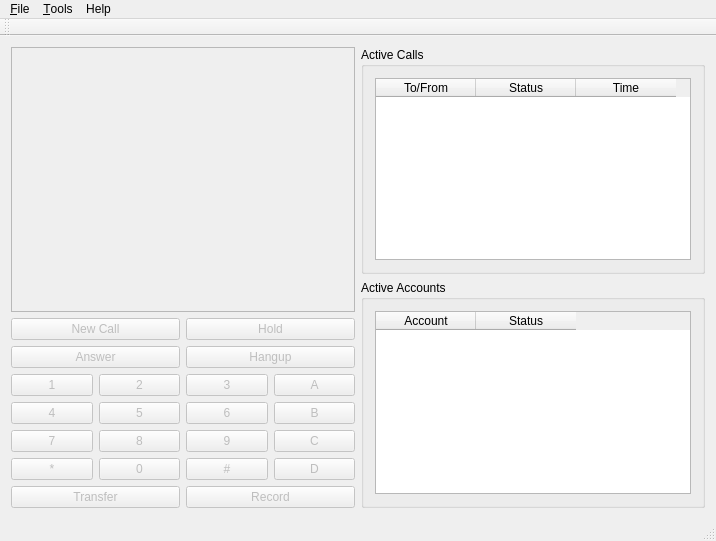
<?xml version="1.0" encoding="UTF-8"?>
<ui version="4.0">
 <class>MainWindow</class>
 <widget class="QMainWindow" name="MainWindow">
  <property name="geometry">
   <rect>
    <x>0</x>
    <y>0</y>
    <width>716</width>
    <height>541</height>
   </rect>
  </property>
  <property name="windowTitle">
   <string>FSComm - A FreeSWITCH Communicator</string>
  </property>
  <widget class="QWidget" name="centralWidget">
   <layout class="QHBoxLayout" name="horizontalLayout_5">
    <item>
     <layout class="QVBoxLayout" name="verticalLayout_3">
      <item>
       <layout class="QVBoxLayout" name="verticalLayout_2">
        <item>
         <widget class="QTextEdit" name="textEdit">
          <property name="enabled">
           <bool>false</bool>
          </property>
          <property name="readOnly">
           <bool>true</bool>
          </property>
         </widget>
        </item>
        <item>
         <layout class="QHBoxLayout" name="horizontalLayout">
          <item>
           <widget class="QPushButton" name="newCallBtn">
            <property name="enabled">
             <bool>false</bool>
            </property>
            <property name="text">
             <string>New Call</string>
            </property>
           </widget>
          </item>
          <item>
           <widget class="QPushButton" name="btnHold">
            <property name="enabled">
             <bool>false</bool>
            </property>
            <property name="text">
             <string>Hold</string>
            </property>
            <property name="checkable">
             <bool>true</bool>
            </property>
            <property name="checked">
             <bool>false</bool>
            </property>
           </widget>
          </item>
         </layout>
        </item>
        <item>
         <layout class="QGridLayout" name="gridLayout_2">
          <item row="0" column="0">
           <widget class="QPushButton" name="answerBtn">
            <property name="enabled">
             <bool>false</bool>
            </property>
            <property name="text">
             <string>Answer</string>
            </property>
           </widget>
          </item>
          <item row="0" column="1">
           <widget class="QPushButton" name="hangupBtn">
            <property name="enabled">
             <bool>false</bool>
            </property>
            <property name="text">
             <string>Hangup</string>
            </property>
           </widget>
          </item>
         </layout>
        </item>
        <item>
         <layout class="QGridLayout" name="gridLayout">
          <item row="0" column="0">
           <widget class="QPushButton" name="dtmf1Btn">
            <property name="enabled">
             <bool>false</bool>
            </property>
            <property name="text">
             <string>1</string>
            </property>
           </widget>
          </item>
          <item row="0" column="1">
           <widget class="QPushButton" name="dtmf2Btn">
            <property name="enabled">
             <bool>false</bool>
            </property>
            <property name="text">
             <string>2</string>
            </property>
           </widget>
          </item>
          <item row="0" column="2">
           <widget class="QPushButton" name="dtmf3Btn">
            <property name="enabled">
             <bool>false</bool>
            </property>
            <property name="text">
             <string>3</string>
            </property>
           </widget>
          </item>
          <item row="1" column="0">
           <widget class="QPushButton" name="dtmf4Btn">
            <property name="enabled">
             <bool>false</bool>
            </property>
            <property name="text">
             <string>4</string>
            </property>
           </widget>
          </item>
          <item row="1" column="1">
           <widget class="QPushButton" name="dtmf5Btn">
            <property name="enabled">
             <bool>false</bool>
            </property>
            <property name="text">
             <string>5</string>
            </property>
           </widget>
          </item>
          <item row="1" column="2">
           <widget class="QPushButton" name="dtmf6Btn">
            <property name="enabled">
             <bool>false</bool>
            </property>
            <property name="text">
             <string>6</string>
            </property>
           </widget>
          </item>
          <item row="2" column="0">
           <widget class="QPushButton" name="dtmf7Btn">
            <property name="enabled">
             <bool>false</bool>
            </property>
            <property name="text">
             <string>7</string>
            </property>
           </widget>
          </item>
          <item row="2" column="1">
           <widget class="QPushButton" name="dtmf8Btn">
            <property name="enabled">
             <bool>false</bool>
            </property>
            <property name="text">
             <string>8</string>
            </property>
           </widget>
          </item>
          <item row="2" column="2">
           <widget class="QPushButton" name="dtmf9Btn">
            <property name="enabled">
             <bool>false</bool>
            </property>
            <property name="text">
             <string>9</string>
            </property>
           </widget>
          </item>
          <item row="3" column="0">
           <widget class="QPushButton" name="dtmfAstBtn">
            <property name="enabled">
             <bool>false</bool>
            </property>
            <property name="text">
             <string>*</string>
            </property>
           </widget>
          </item>
          <item row="3" column="1">
           <widget class="QPushButton" name="dtmf0Btn">
            <property name="enabled">
             <bool>false</bool>
            </property>
            <property name="text">
             <string>0</string>
            </property>
           </widget>
          </item>
          <item row="3" column="2">
           <widget class="QPushButton" name="dtmfPoundBtn">
            <property name="enabled">
             <bool>false</bool>
            </property>
            <property name="text">
             <string>#</string>
            </property>
           </widget>
          </item>
          <item row="0" column="3">
           <widget class="QPushButton" name="dtmfABtn">
            <property name="enabled">
             <bool>false</bool>
            </property>
            <property name="text">
             <string>A</string>
            </property>
           </widget>
          </item>
          <item row="1" column="3">
           <widget class="QPushButton" name="dtmfBBtn">
            <property name="enabled">
             <bool>false</bool>
            </property>
            <property name="text">
             <string>B</string>
            </property>
           </widget>
          </item>
          <item row="3" column="3">
           <widget class="QPushButton" name="dtmfDBtn">
            <property name="enabled">
             <bool>false</bool>
            </property>
            <property name="text">
             <string>D</string>
            </property>
           </widget>
          </item>
          <item row="2" column="3">
           <widget class="QPushButton" name="dtmfCBtn">
            <property name="enabled">
             <bool>false</bool>
            </property>
            <property name="text">
             <string>C</string>
            </property>
           </widget>
          </item>
         </layout>
        </item>
       </layout>
      </item>
      <item>
       <layout class="QHBoxLayout" name="horizontalLayout_4">
        <item>
         <widget class="QPushButton" name="btnTransfer">
          <property name="enabled">
           <bool>false</bool>
          </property>
          <property name="text">
           <string>Transfer</string>
          </property>
         </widget>
        </item>
        <item>
         <widget class="QPushButton" name="recoredCallBtn">
          <property name="enabled">
           <bool>false</bool>
          </property>
          <property name="text">
           <string>Record</string>
          </property>
         </widget>
        </item>
       </layout>
      </item>
     </layout>
    </item>
    <item>
     <layout class="QVBoxLayout" name="verticalLayout">
      <item>
       <widget class="QGroupBox" name="groupBox">
        <property name="title">
         <string>Active Calls</string>
        </property>
        <layout class="QHBoxLayout" name="horizontalLayout_3">
         <item>
          <widget class="QTableWidget" name="tableCalls">
           <property name="editTriggers">
            <set>QAbstractItemView::NoEditTriggers</set>
           </property>
           <property name="selectionMode">
            <enum>QAbstractItemView::SingleSelection</enum>
           </property>
           <property name="selectionBehavior">
            <enum>QAbstractItemView::SelectRows</enum>
           </property>
           <property name="showGrid">
            <bool>false</bool>
           </property>
           <column>
            <property name="text">
             <string>To/From</string>
            </property>
           </column>
           <column>
            <property name="text">
             <string>Status</string>
            </property>
           </column>
           <column>
            <property name="text">
             <string>Time</string>
            </property>
           </column>
          </widget>
         </item>
        </layout>
       </widget>
      </item>
      <item>
       <widget class="QGroupBox" name="groupBox_2">
        <property name="title">
         <string>Active Accounts</string>
        </property>
        <layout class="QHBoxLayout" name="horizontalLayout_2">
         <item>
          <widget class="QTableWidget" name="tableAccounts">
           <property name="contextMenuPolicy">
            <enum>Qt::ActionsContextMenu</enum>
           </property>
           <property name="editTriggers">
            <set>QAbstractItemView::NoEditTriggers</set>
           </property>
           <property name="alternatingRowColors">
            <bool>false</bool>
           </property>
           <property name="selectionMode">
            <enum>QAbstractItemView::SingleSelection</enum>
           </property>
           <property name="selectionBehavior">
            <enum>QAbstractItemView::SelectRows</enum>
           </property>
           <property name="showGrid">
            <bool>false</bool>
           </property>
           <property name="cornerButtonEnabled">
            <bool>true</bool>
           </property>
           <property name="rowCount">
            <number>0</number>
           </property>
           <attribute name="horizontalHeaderVisible">
            <bool>true</bool>
           </attribute>
           <attribute name="horizontalHeaderCascadingSectionResizes">
            <bool>false</bool>
           </attribute>
           <attribute name="verticalHeaderVisible">
            <bool>false</bool>
           </attribute>
           <attribute name="verticalHeaderHighlightSections">
            <bool>false</bool>
           </attribute>
           <column>
            <property name="text">
             <string>Account</string>
            </property>
           </column>
           <column>
            <property name="text">
             <string>Status</string>
            </property>
           </column>
          </widget>
         </item>
        </layout>
       </widget>
      </item>
     </layout>
    </item>
   </layout>
  </widget>
  <widget class="QMenuBar" name="menuBar">
   <property name="geometry">
    <rect>
     <x>0</x>
     <y>0</y>
     <width>716</width>
     <height>24</height>
    </rect>
   </property>
   <widget class="QMenu" name="menu_File">
    <property name="title">
     <string>&amp;File</string>
    </property>
    <addaction name="action_Preferences"/>
    <addaction name="separator"/>
    <addaction name="action_Exit"/>
   </widget>
   <widget class="QMenu" name="menuHelp">
    <property name="title">
     <string>Help</string>
    </property>
    <addaction name="actionAbout"/>
   </widget>
   <widget class="QMenu" name="menuTools">
    <property name="title">
     <string>&amp;Tools</string>
    </property>
    <widget class="QMenu" name="menuDebug">
     <property name="title">
      <string>&amp;Debug</string>
     </property>
     <addaction name="actionConsole"/>
     <addaction name="actionEvents"/>
    </widget>
    <addaction name="menuDebug"/>
   </widget>
   <addaction name="menu_File"/>
   <addaction name="menuTools"/>
   <addaction name="menuHelp"/>
  </widget>
  <widget class="QToolBar" name="mainToolBar">
   <attribute name="toolBarArea">
    <enum>TopToolBarArea</enum>
   </attribute>
   <attribute name="toolBarBreak">
    <bool>false</bool>
   </attribute>
  </widget>
  <widget class="QStatusBar" name="statusBar"/>
  <action name="action_Preferences">
   <property name="text">
    <string>&amp;Preferences</string>
   </property>
  </action>
  <action name="action_Exit">
   <property name="text">
    <string>&amp;Exit</string>
   </property>
  </action>
  <action name="actionAbout">
   <property name="text">
    <string>About</string>
   </property>
  </action>
  <action name="actionSetDefaultAccount">
   <property name="text">
    <string>Set Default Account</string>
   </property>
   <property name="toolTip">
    <string>Set the default account for dialing out.</string>
   </property>
  </action>
  <action name="actionConsole">
   <property name="text">
    <string>Console</string>
   </property>
  </action>
  <action name="actionEvents">
   <property name="text">
    <string>Events</string>
   </property>
  </action>
 </widget>
 <layoutdefault spacing="6" margin="11"/>
 <resources/>
 <connections/>
</ui>
